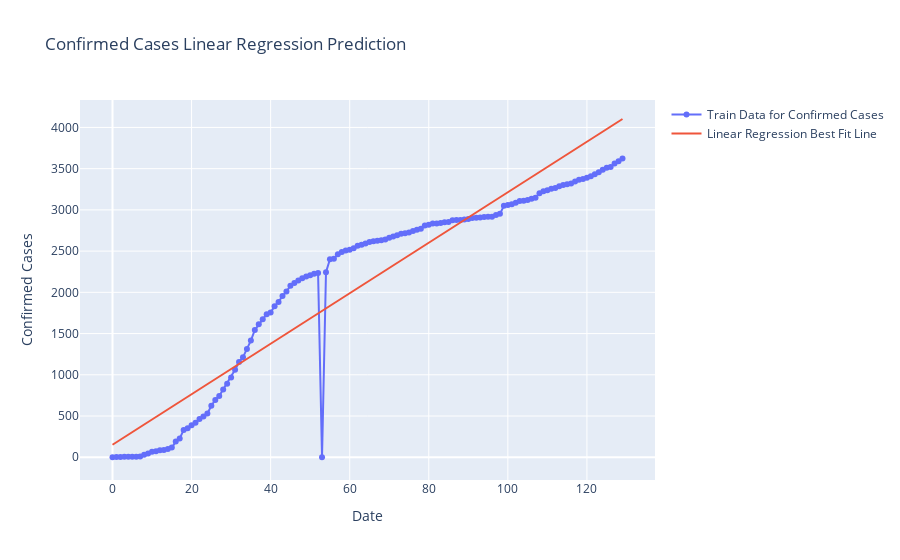

The notebook cell saved with this chart:
### Code cell
plt.figure(figsize=(11,6))
prediction_linreg=lin_reg.predict(np.array(df_covid19_exp["Days since 22.01.2020"]).reshape(-1,1))
linreg_output=[]
for i in range(prediction_linreg.shape[0]):
    linreg_output.append(prediction_linreg[i][0])

fig=go.Figure()
fig.add_trace(go.Scatter(x=df_covid19_exp.index, y=df_covid19_exp["Confirmed_Total_cases"],
                    mode='lines+markers',name="Train Data for Confirmed Cases"))
fig.add_trace(go.Scatter(x=df_covid19_exp.index, y=linreg_output,
                    mode='lines',name="Linear Regression Best Fit Line")
             )
fig.update_layout(title="Confirmed Cases Linear Regression Prediction",
                 xaxis_title="Date",yaxis_title="Confirmed Cases"
                 )
fig.show()

### Figure 1 — Plotly figure (JSON) as saved in the notebook; plotly's stock layout.template omitted (floating-point values rounded to 4 significant figures; data arrays with more than 128 entries replaced by an {"elided": "..."} marker saying what was removed)
{"data": [{"mode": "lines+markers", "name": "Train Data for Confirmed Cases", "type": "scatter", "x": {"elided": "130 int values"}, "y": {"elided": "130 int values"}}, {"mode": "lines", "name": "Linear Regression Best Fit Line", "type": "scatter", "x": {"elided": "130 int values"}, "y": {"elided": "130 float values"}}], "layout": {"title": {"text": "Confirmed Cases Linear Regression Prediction"}, "xaxis": {"title": {"text": "Date"}}, "yaxis": {"title": {"text": "Confirmed Cases"}}}}
